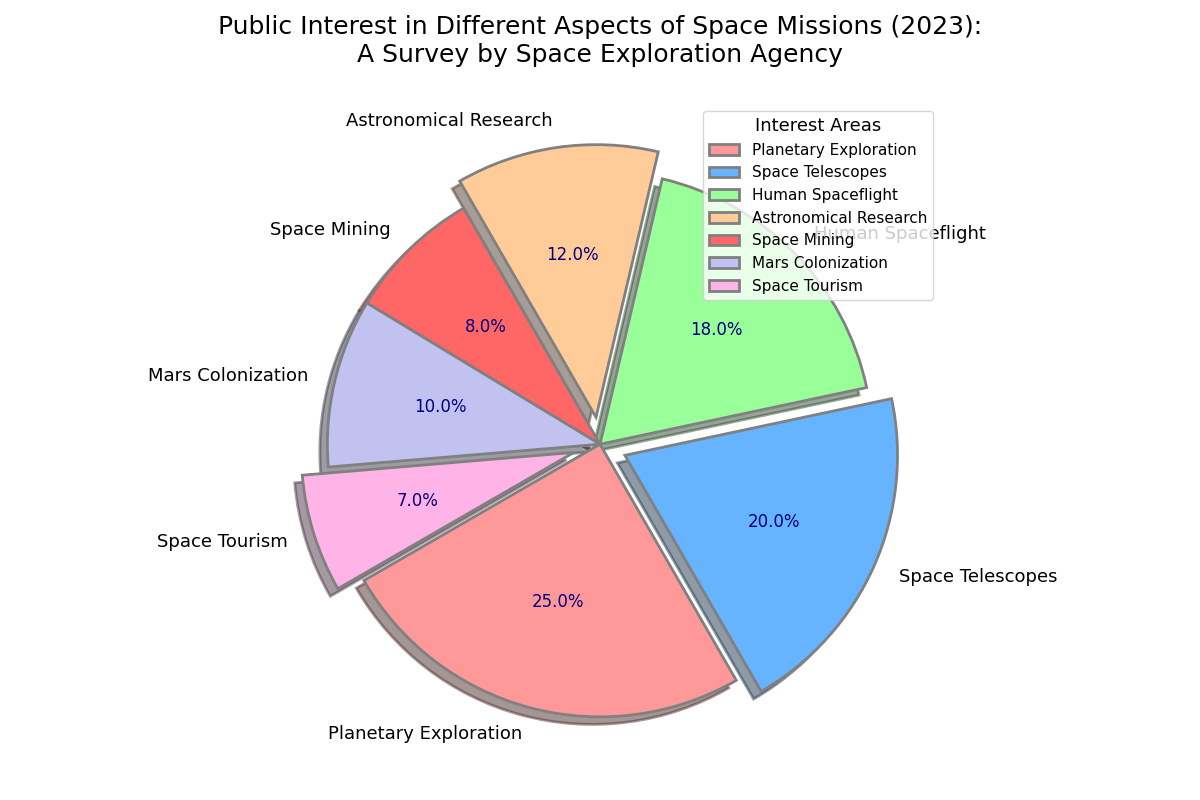

Write the Python code that produced this figure.
import matplotlib.pyplot as plt

categories = [
    'Planetary Exploration', 
    'Space Telescopes', 
    'Human Spaceflight', 
    'Astronomical Research', 
    'Space Mining',
    'Mars Colonization',
    'Space Tourism'
]
interest = [25, 20, 18, 12, 8, 10, 7]

colors = ['#ff9999', '#66b3ff', '#99ff99', '#ffcc99', '#ff6666', '#c2c2f0', '#ffb3e6']

fig, ax = plt.subplots(figsize=(12, 8), subplot_kw=dict(aspect="equal"))

wedges, texts, autotexts = ax.pie(
    interest,
    labels=categories,
    autopct='%1.1f%%',
    startangle=210,  # Changed startangle for stylistic variation
    colors=colors,
    wedgeprops=dict(edgecolor='gray', linewidth=2),  # Changed edge color and width
    explode=(0, 0.1, 0, 0.1, 0, 0, 0.1),  # Altered explode pattern
    shadow=True
)

for autotext in autotexts:
    autotext.set_color('navy')  # Changed font color
    autotext.set_fontsize(12)  # Increased font size
    autotext.set_fontweight('normal')  # Changed font weight

for text in texts:
    text.set_fontsize(13)  # Changed label font size

ax.set_title(
    "Public Interest in Different Aspects of Space Missions (2023):\n"
    "A Survey by Space Exploration Agency",
    fontsize=18, fontweight='normal', pad=30  # Altered title font size and weight
)

ax.legend(
    wedges, categories, 
    title="Interest Areas", loc='upper right', bbox_to_anchor=(1, 1),  # Changed legend location
    fontsize=11, title_fontsize='13'
)

ax.grid(True, linestyle='--', linewidth=0.7)  # Added grid

plt.tight_layout()
plt.show()
